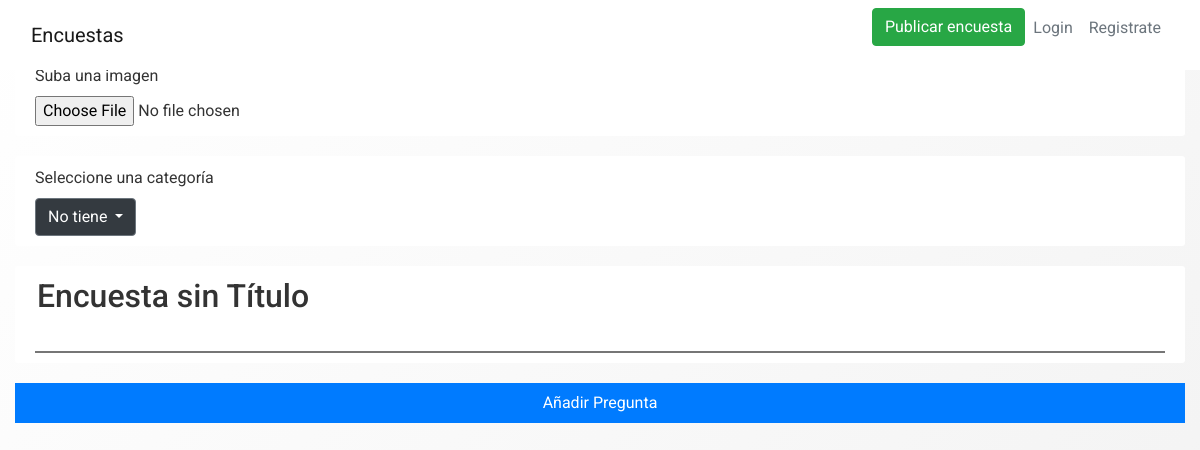
Page /editar_encuesta/2 on the earlier database version.
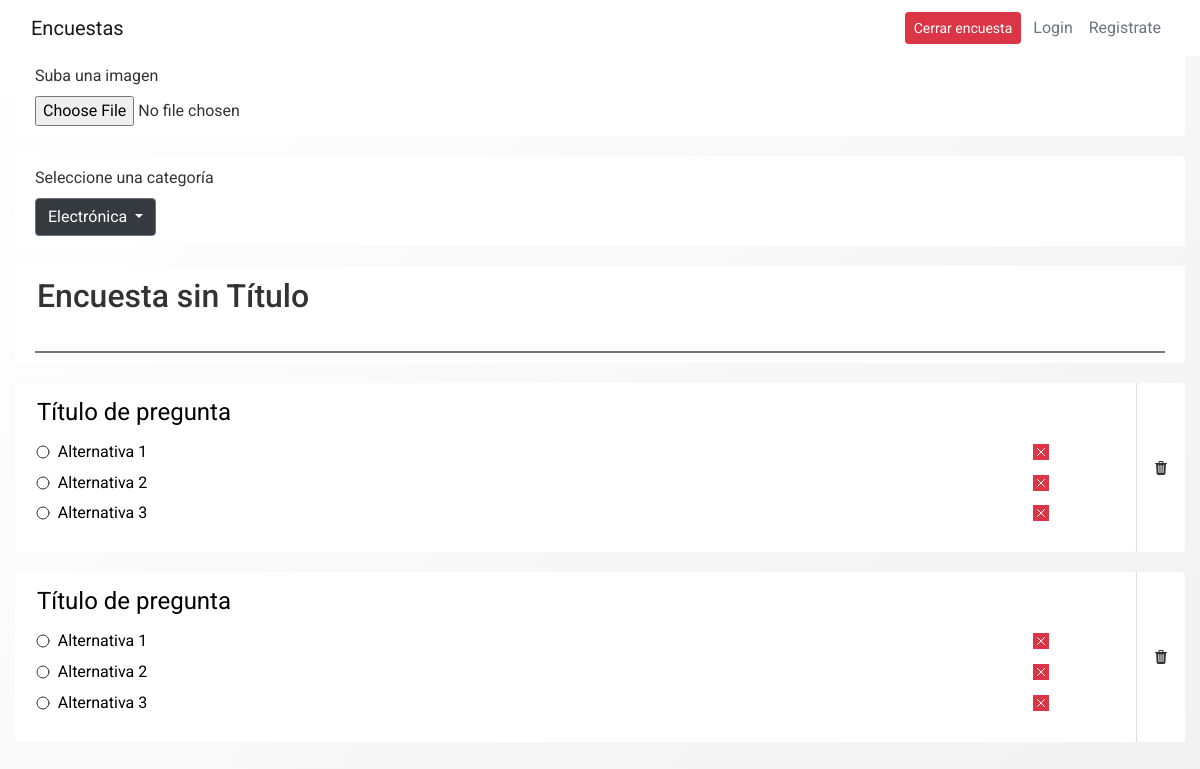
Same page on the later database version.
### encuestas/models.py (models this page shows)
class Encuesta(db.Model):
    id = db.Column(db.Integer, primary_key = True)
    title = db.Column(db.String(100),nullable = False)
    description = db.Column(db.String(1000), nullable = False)
    image_file = db.Column(db.String(20), nullable=False, default='default.jpg')
    date_created = db.Column(db.DateTime, nullable = False, default = datetime.utcnow)
    date_posted = db.Column(db.DateTime, default = datetime.utcnow)
    user_id = db.Column(db.Integer, db.ForeignKey('user.id'),nullable = False)
    preguntas = db.relationship('Pregunta', backref = 'content', lazy = True)
    estado =  db.Column(db.String(100), default = "creada")
    categoria = db.Column(db.String(100),default = "Categoría" , nullable=False)

class Pregunta(db.Model):
    id = db.Column(db.Integer, primary_key = True)
    title = db.Column(db.String(100), nullable = False)
    encuesta_id = db.Column(db.Integer, db.ForeignKey('encuesta.id'), nullable = False)
    items = db.relationship('Item', backref = 'options', lazy = True)

class Item(db.Model):
    id = db.Column(db.Integer, primary_key = True)
    description = db.Column(db.String(1000), nullable = False)
    pregunta_id = db.Column(db.Integer, db.ForeignKey('pregunta.id'), nullable = False)

### encuestas/routes.py (the view)
@app.route("/editar_encuesta/<int:encuesta_id>", methods=['GET', 'POST'])
def editar_encuesta(encuesta_id):
    encuesta = Encuesta.query.get_or_404(encuesta_id)
    preguntas = Pregunta.query.filter_by(encuesta_id = encuesta_id)
    print('numero de la encuesta: ' + str(encuesta_id) )
    id_preguntas = []
    for preg in preguntas:
        id_preguntas.append(preg.id)
    print(id_preguntas)
    items = Item.query.filter(Item.pregunta_id.in_(id_preguntas))
    items_preguntas = []
    counter = 0
    for item in items:
        print(item.description)
    for preg in preguntas:
        for item in items:
            if preg.id == item.pregunta_id:
                counter+= 1
        items_preguntas.append(counter)
        counter = 0
    print(items_preguntas)
    total_pregs = len(id_preguntas)
    bool_items = 1
    if len(items_preguntas) == 0:
        bool_items = 0
    for n in items_preguntas:
        if n <= 1:
            bool_items = 0
    encuesta_form = CrearEncuestaForm()
    pregunta_form = CrearPreguntaForm()
    return render_template('editar_encuesta.html',
        title= 'Editar Encuesta',
        encuesta = encuesta,
        preguntas = preguntas,
        items = items,
        encuesta_form = encuesta_form,
        pregunta_form = pregunta_form,
        total_pregs = total_pregs,
        bool_items = bool_items
    )

### encuestas/forms.py
class CrearEncuestaForm(FlaskForm):
    title = StringField('Titulo', validators = [DataRequired(), Length(min=2, max = 100)])
    submit = SubmitField('Guardar Título')

class CrearPreguntaForm(FlaskForm):
    title = StringField('Titulo', validators = [DataRequired(),Length(min=2,max=100)])
    submit = SubmitField('Añadir Pregunta')

### encuestas/templates/editar_encuesta.html (shortened to what this page needs)
{% extends "layout.html" %}  {%block change_button%} {%if encuesta.estado
=="publicada"%}
<button
  type="button"
  class="btn btn-danger btn-sm m-1"
  data-toggle="modal"
  data-target="#deleteModal"
>
  Cerrar encuesta
</button>
{%endif%} {%if encuesta.estado == "creada"%}
<form
  action="{{ url_for('publicar_encuesta', encuesta_id=encuesta.id, total_pregs = total_pregs, bool_items = bool_items) }}"
  method="POST"
>
  <input class="btn btn-success" type="submit" value="Publicar encuesta" />
</form>
{%endif%} {%endblock change_button%} {% block content %}
<div class="content-section mt-6">
  <label>Suba una imagen</label>
  <br />
  <input
    type="file"
    id="image_of_encuesta_{{encuesta.id}}"
    class="image_of_encuesta"
    name="static_file"
    accept="image/png, image/jpg"
  /></div>
  <div class="content-section mt-6">
    <label>Seleccione una categoría</label>
  <div class="dropdown">
    <button class="btn btn-secondary dropdown-toggle bg-dark" id="encuesta_c{{encuesta.id}}"  type="button" value="{{encuesta.categoria}}" data-toggle="dropdown" aria-haspopup="true"  aria-expanded="false">
      {{encuesta.categoria}}
    </button>
  </div>
</div>
</div>
<div class="content-section w-100">
  <input
    id="encuesta_{{encuesta.id}}"
    type="text"
    class="title-encuesta w-100 border-left-0 border-right-0 border-top-0 bg-transparent outline-none h2"
    value="{{encuesta.title}}"
  />
  <input
    id="encuesta_descr_{{encuesta.id}}"
    type="text"
    class="description-encuesta w-100 border-left-0 border-right-0 border-top-0 bg-transparent outline-none"
    value="{{encuesta.description}}"
  />
</div>
{%for pregunta in preguntas%}
<div class="d-flex" id="container_of_{{pregunta.id}}">
  <div class="content-section w-100">
    <fieldset class="form-group mb-2">
      <input
        id="pregunta_{{pregunta.id}}"
        type="text"
        class="pregunta-encuesta w-100 border-left-0 border-right-0 border-top-0 bg-transparent outline-none"
        value="{{pregunta.title}}"
      />
    </fieldset>
    <ul
      id="list_of_{{pregunta.id}}"
      class="list-unstyled d-flex gap-3 flex-column"
    >
      {%for item in items%} {%if pregunta.id == item.pregunta_id%}
      <li id="{{item.id}}" class="d-flex gap-3 align-items-center">
        <ion-icon name="ellipse-outline"></ion-icon>
        <input
          id="input_{{pregunta.id}}-item_{{item.id}}"
          type="text"
          class="item-preg w-85 border-left-0 border-right-0 border-top-0"
          value="{{item.description}}"
        />
        <ion-icon
          onclick="delete_item('{{pregunta.id}}','{{item.id}}',true);"
          id="close_{{pregunta.id}}-item_{{item.id}}"
          class="text-white bg-danger"
          name="close-outline"
        ></ion-icon>
      </li>
      {%endif%} {%endfor%}
    </ul>
  </div>
  <div class="content-section p-0 d-flex flex-column">
    <div class="h-100 p-3 d-flex align-items-center border-left">
      <ion-icon
        onclick="delete_pregunta('{{pregunta.id}}', '{{encuesta.id}}')"
        name="trash"
      ></ion-icon>
    </div>
  </div>
</div>
{%endfor%} {%if encuesta.estado == "creada"%}
<a
  id="addPregunta"
  class="d-block p-2 bg-primary text-white text-center"
  onclick="add_pregunta('{{encuesta.id}}')"
  >Añadir Pregunta</a
>
{%endif%}
{% endblock content %}

Differences in the rows shown:
changed Encuesta "Encuesta sin Título": estado "creada" → "publicada" (drawn); categoria "No tiene" → "Electrónica"
added Pregunta: title "Título de pregunta"
added Item: description "Alternativa 1"
added Item: description "Alternativa 2"
added Item: description "Alternativa 3"
added Pregunta: title "Título de pregunta"
added Item: description "Alternativa 1"
added Item: description "Alternativa 2"
added Item: description "Alternativa 3"
Other differences:
form field value: "Publicar encuesta" → (not shown)
text no longer shown: "Añadir Pregunta"
text now shown: "Cerrar encuesta"
